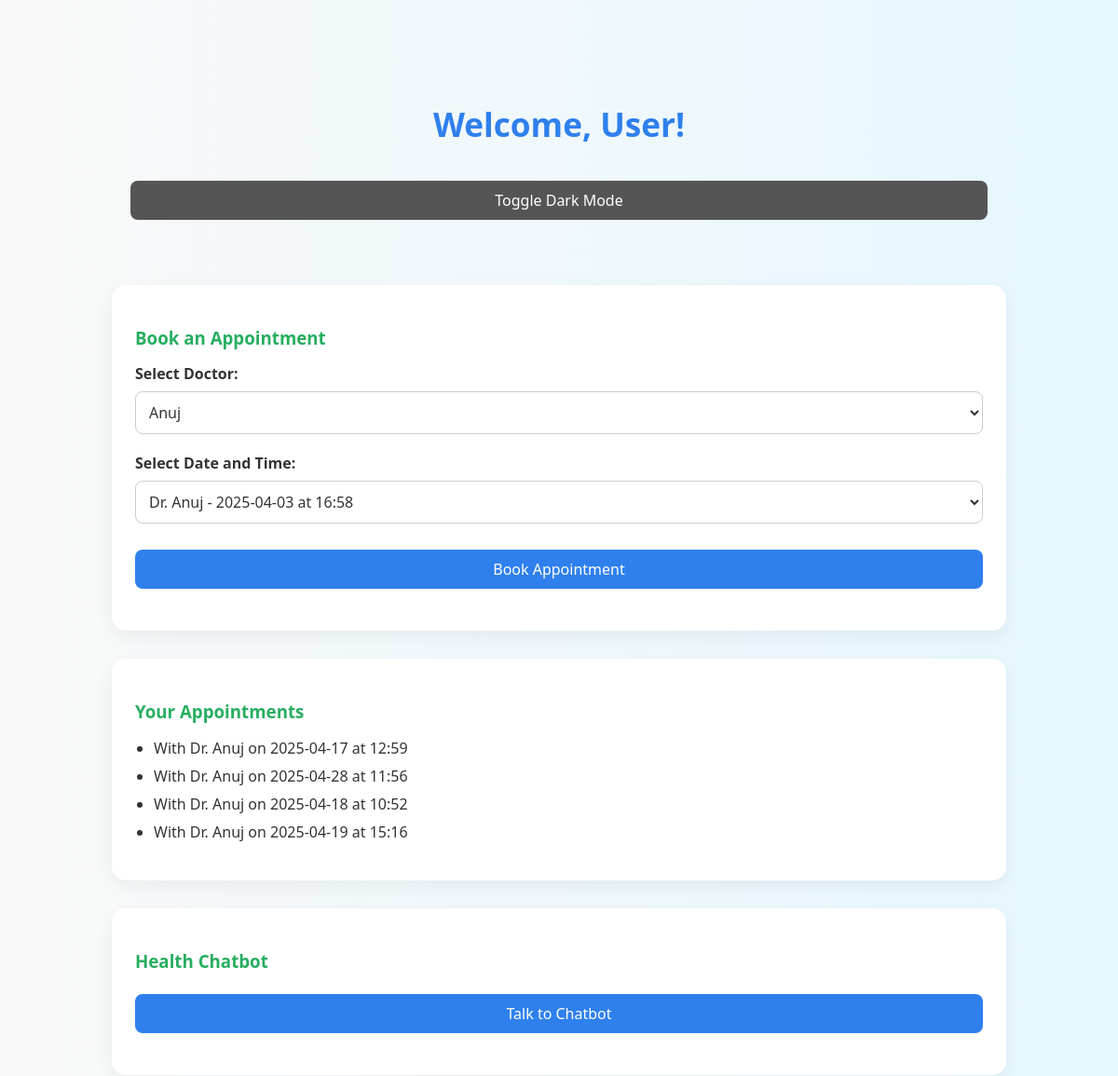
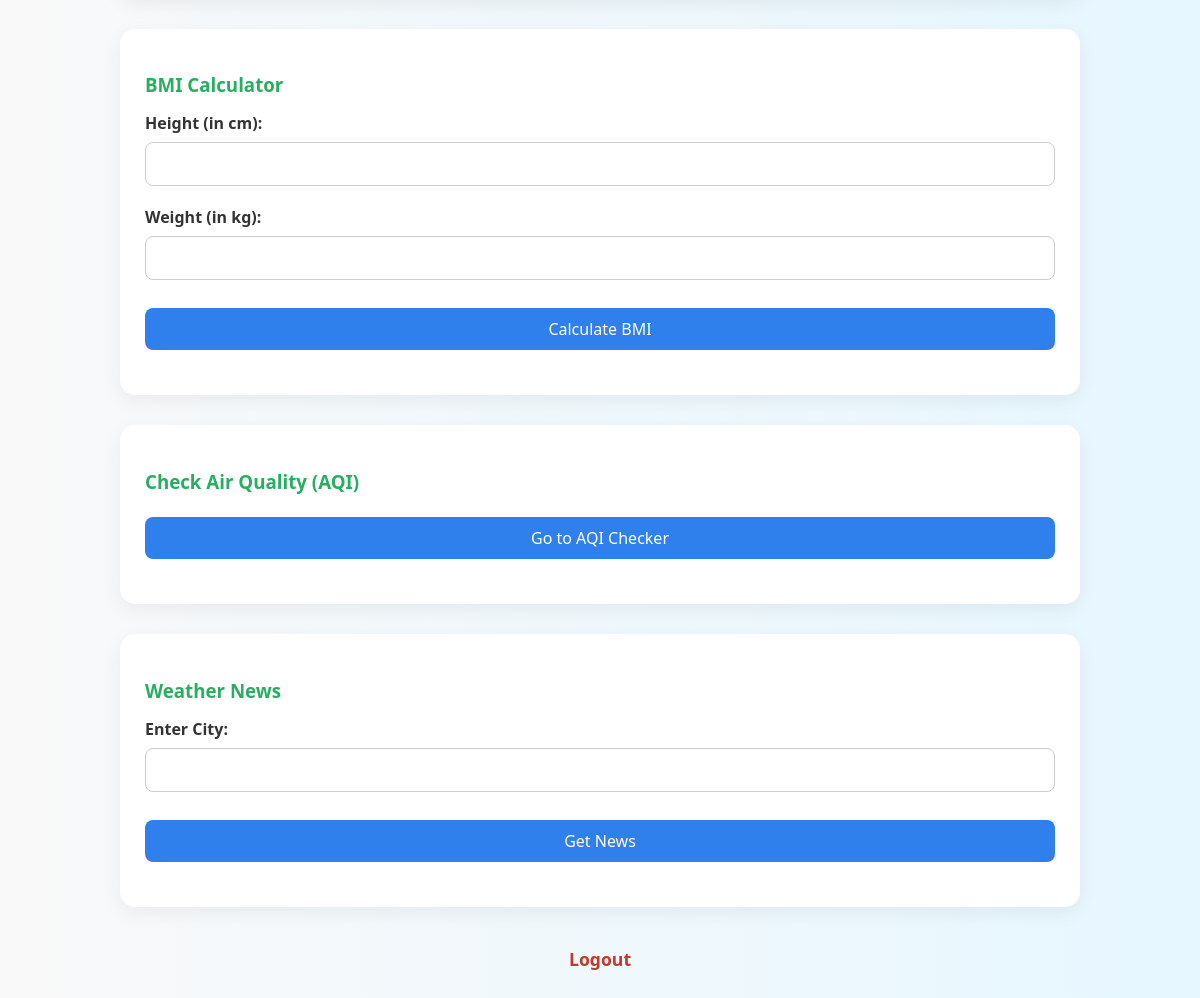
Page /user_dashboard (signed in) on the committed database (2 pictures, top to bottom).
### tables this page shows
CREATE TABLE appointments (
        id INTEGER PRIMARY KEY AUTOINCREMENT,
        user_id INTEGER NOT NULL,
        doctor_id INTEGER NOT NULL,
        date TEXT NOT NULL,
        time TEXT NOT NULL,
        FOREIGN KEY (user_id) REFERENCES users(id),
        FOREIGN KEY (doctor_id) REFERENCES doctors(id)
    );

CREATE TABLE doctors (
    id INTEGER PRIMARY KEY AUTOINCREMENT,
    username TEXT UNIQUE NOT NULL,
    password TEXT NOT NULL
);

### app.py (the view)
@app.route('/user_dashboard')
def user_dashboard():
    if 'role' in session and session['role'] == 'user':
        conn = sqlite3.connect(DB_PATH)
        cursor = conn.cursor()
        cursor.execute("SELECT id, username FROM doctors")
        doctors = cursor.fetchall()
        cursor.execute("""
            SELECT schedules.id, doctors.username, schedules.date, schedules.time
            FROM schedules
            JOIN doctors ON schedules.doctor_id = doctors.id
            WHERE NOT EXISTS (
                SELECT 1 FROM appointments
                WHERE appointments.doctor_id = doctors.id
                AND appointments.date = schedules.date
                AND appointments.time = schedules.time
            )
        """)
        slots = cursor.fetchall()
        cursor.execute("""
            SELECT doctors.username, appointments.date, appointments.time
            FROM appointments
            JOIN doctors ON appointments.doctor_id = doctors.id
            WHERE appointments.user_id = ?
        """, (session['user_id'],))
        user_appointments = cursor.fetchall()
        conn.close()
        return render_template('user_dashboard.html', doctors=doctors, slots=slots, user_appointments=user_appointments)
    return redirect(url_for('login'))

### templates/user_dashboard.html (shortened to what this page needs)
<!DOCTYPE html>
<html lang="en">
<head>
</head>
<body>
  <div class="container">
    <header>
      <h2>Welcome, User!</h2>
      <div class="toggle-mode">
        <button onclick="toggleDarkMode()">Toggle Dark Mode</button>
      </div>
    </header>
    <section>
      <h3>Book an Appointment</h3>
      <form method="POST" action="/book_appointment">
        <label>Select Doctor:</label>
        <select name="doctor_id" required>
          {% for doc in doctors %}
            <option value="{{ doc[0] }}">{{ doc[1] }}</option>
          {% endfor %}
        </select>
        <label>Select Date and Time:</label>
        <select name="slot_id" required>
          {% for slot in slots %}
            <option value="{{ slot[0] }}">Dr. {{ slot[1] }} - {{ slot[2] }} at {{ slot[3] }}</option>
          {% endfor %}
        </select>
        <button type="submit">Book Appointment</button>
      </form>
    </section>
    <section>
      <h3>Your Appointments</h3>
      <ul>
        {% for appt in user_appointments %}
          <li>With Dr. {{ appt[0] }} on {{ appt[1] }} at {{ appt[2] }}</li>
        {% else %}
          <li>No appointments booked yet.</li>
        {% endfor %}
      </ul>
    </section>
    <section>
      <h3>Health Chatbot</h3>
      <form action="/predict_disease" method="GET">
        <button type="submit">Talk to Chatbot</button>
      </form>
    </section>
    <section>
      <h3>BMI Calculator</h3>
      <form method="POST" action="/calculate_bmi">
        <label>Height (in cm):</label>
        <input type="number" name="height" required>
        <label>Weight (in kg):</label>
        <input type="number" name="weight" required>
        <button type="submit">Calculate BMI</button>
      </form>
    </section>
    <section>
      <h3>Check Air Quality (AQI)</h3>
      <form action="/aqi" method="GET">
        <button type="submit">Go to AQI Checker</button>
      </form>
    </section>
    <section>
      <h3>Weather News</h3>
      <form method="GET" action="/weather_news">
        <label for="city">Enter City:</label>
        <input type="text" name="city" id="city" required>
        <button type="submit">Get News</button>
      </form>
    </section>
    <a class="logout" href="/logout">Logout</a>
  </div>
</body>
</html>

### templates/user_dashboard.html (style rules this page uses)
* { box-sizing: border-box; font-family: 'Segoe UI', Tahoma, Geneva, Verdana, sans-serif; }
body { margin: 0; background: linear-gradient(to right, #f9f9f9, #e6f7ff); color: #333; transition: all 0.3s ease; }
.container { max-width: 1000px; margin: 40px auto; padding: 20px; }
header { text-align: center; padding: 20px; }
header h2 { font-size: 2.2em; color: #2f80ed; }
section { background: #fff; padding: 25px; margin-bottom: 30px; border-radius: 15px; box-shadow: 0 6px 20px rgba(0, 0, 0, 0.06); transition: transform 0.2s ease, background-color 0.3s ease; }
h3 { color: #27ae60; margin-bottom: 15px; }
label { font-weight: bold; }
input, select, button { width: 100%; padding: 10px; margin: 8px 0 20px; border: 1px solid #ccc; border-radius: 8px; font-size: 1em; background-color: #fff; color: #333; }
button { background-color: #2f80ed; color: white; border: none; transition: background-color 0.3s ease; cursor: pointer; }
ul { padding-left: 20px; }
ul li { margin-bottom: 8px; }
.logout { display: block; text-align: center; margin-top: 40px; font-weight: bold; color: #c0392b; text-decoration: none; font-size: 1.1em; }
.toggle-mode { display: block; text-align: center; margin-bottom: 30px; }
.toggle-mode button { background-color: #555; color: white; padding: 10px 20px; border-radius: 8px; border: none; }

### rows in the picture
appointments: username "Anuj", date "2025-04-17", time "12:59"
appointments: username "Anuj", date "2025-04-28", time "11:56"
appointments: username "Anuj", date "2025-04-18", time "10:52"
appointments: username "Anuj", date "2025-04-19", time "15:16"

### other values in the picture
form field doctor_id "Anuj"
